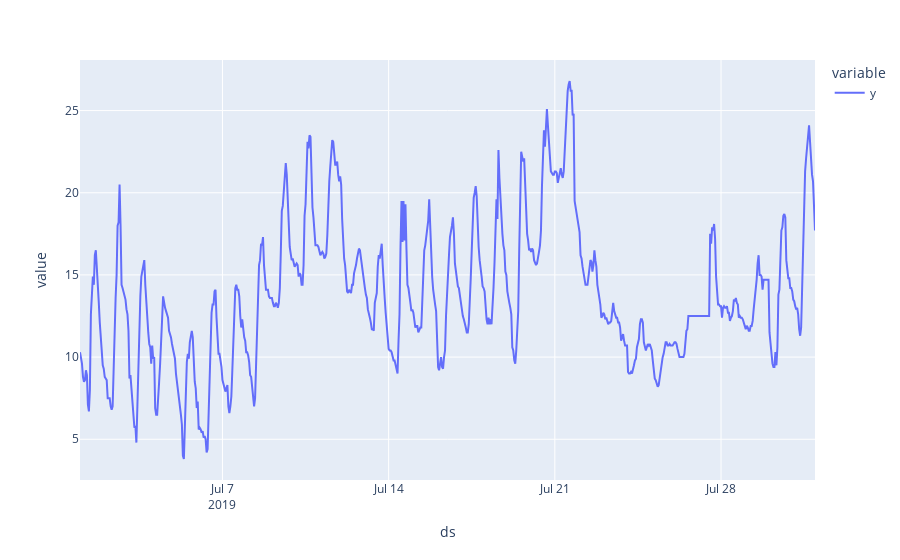

Here is the notebook cell this chart was saved with:
### Code cell
horas_predecir=[24,6,17,41,48, 7,48 , 48 , 41, 3, 48,46]
indice=0
print(k[indice],horas_predecir[indice])
px.line(df.loc[f'{k[indice].year}-{k[indice].month}']['y'])

### Figure 1 — Plotly figure (JSON) as saved in the notebook; plotly's stock layout.template omitted (floating-point values rounded to 4 significant figures; data arrays with more than 128 entries replaced by an {"elided": "..."} marker saying what was removed)
{"data": [{"hovertemplate": "variable=y<br>ds=%{x}<br>value=%{y}<extra></extra>", "legendgroup": "y", "line": {"color": "#636efa", "dash": "solid"}, "marker": {"symbol": "circle"}, "mode": "lines", "name": "y", "orientation": "v", "showlegend": true, "type": "scatter", "x": {"elided": "744 str values"}, "xaxis": "x", "y": {"elided": "744 float values"}, "yaxis": "y"}], "layout": {"legend": {"title": {"text": "variable"}, "tracegroupgap": 0}, "margin": {"t": 60}, "xaxis": {"anchor": "y", "domain": [0, 1], "title": {"text": "ds"}}, "yaxis": {"anchor": "x", "domain": [0, 1], "title": {"text": "value"}}}}
